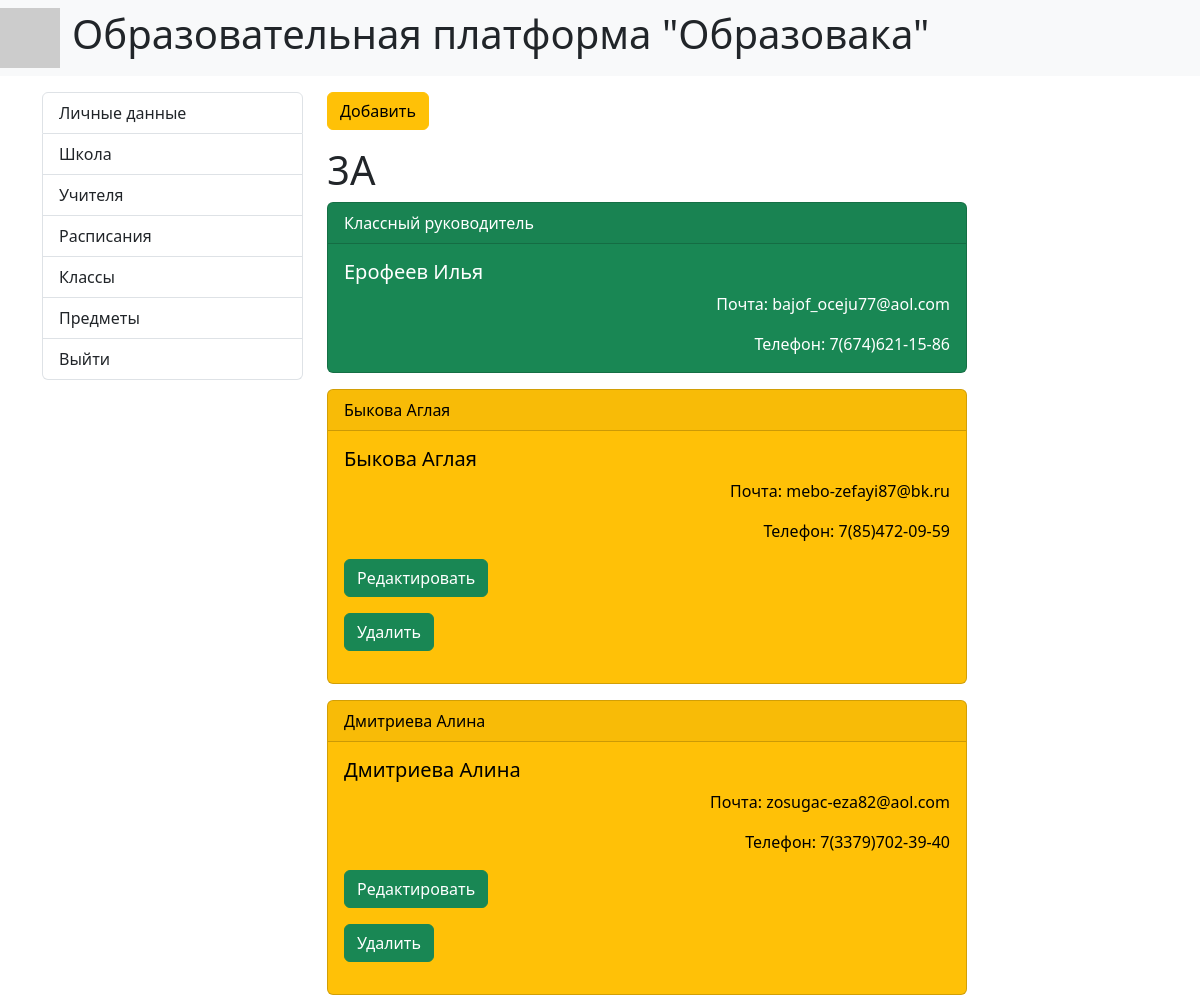
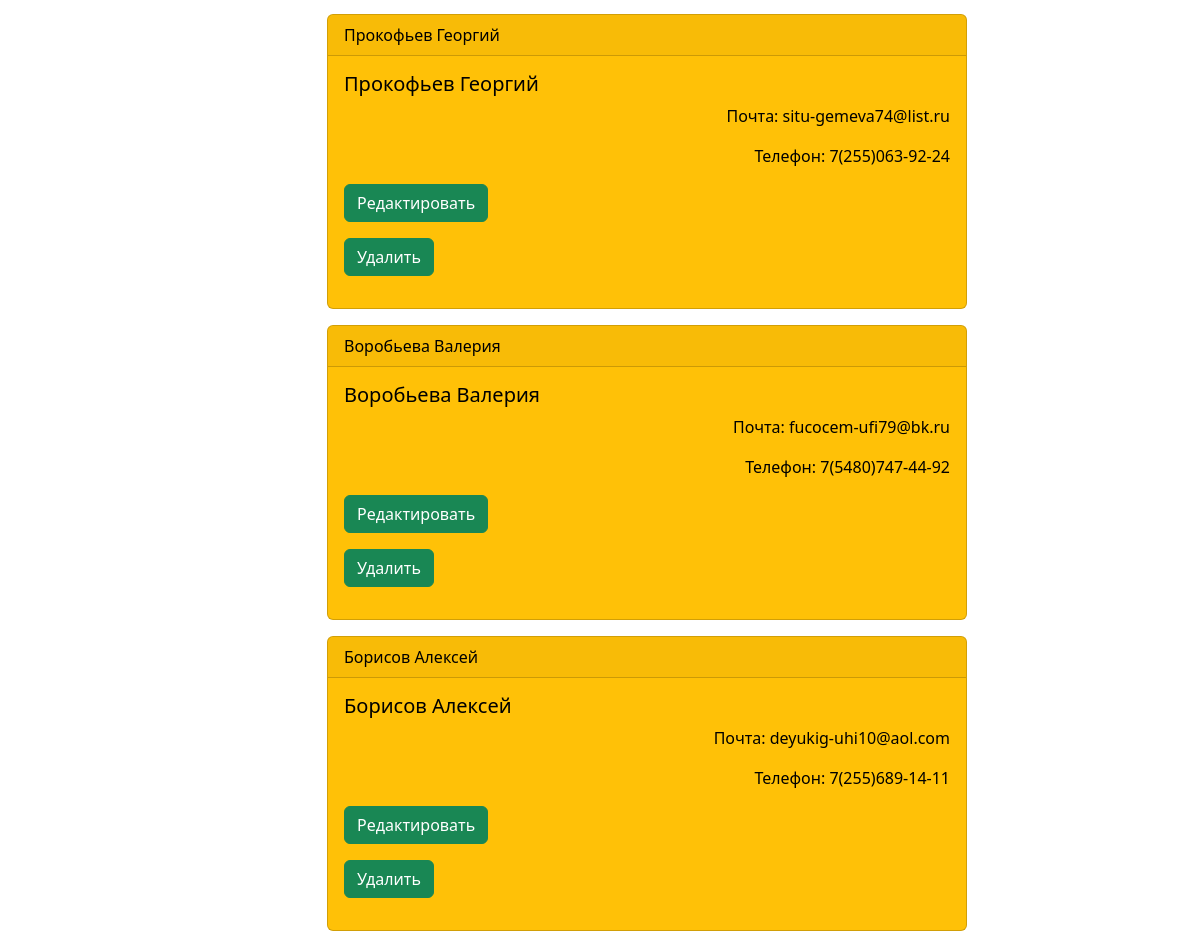
The app's page /group/1/6/details/ with its own data (2 pictures, top to bottom).
### core/models.py (models this page shows, shortened)
class Group(models.Model):
    name = models.CharField('Класс', max_length=10)
    teacher = models.ForeignKey('Teacher', on_delete=models.CASCADE, null=True)
    school = models.ForeignKey('School', on_delete=models.CASCADE, null=True)
    class Meta:
        verbose_name = 'Класс'
        verbose_name_plural = 'Класс'

class Teacher(models.Model):
    surname = models.CharField('Фамилия', max_length=250)
    name = models.CharField('Имя', max_length=250)
    lastname = models.CharField('Отчество', max_length=250, null=True)
    phone = models.CharField('Номер телефона', max_length=50, null=True)
    email = models.CharField('Электронная почта', max_length=50, default='email')
    login = models.CharField('Логин', max_length=150, default='login')
    password = models.CharField('Пароль', max_length=150, default='password')
    school = models.ForeignKey('School', on_delete=models.CASCADE, null=True)
    subject = models.ForeignKey('Subject', on_delete=models.CASCADE, null=True)
    class Meta:
        verbose_name = 'Учитель'
        verbose_name_plural = 'Учитель'

class Student(models.Model):
    surname = models.CharField('Фамилия', max_length=250)
    name = models.CharField('Имя', max_length=250)
    lastname = models.CharField('Отчество', max_length=250, null=True)
    phone = models.CharField('Номер телефона', max_length=50, default='phone')
    email = models.CharField('Электронная почта', max_length=50, default='email')
    login = models.CharField('Логин', max_length=150, default='login')
    password = models.CharField('Пароль', max_length=150, default='password')
    group = models.ForeignKey('Group', on_delete=models.CASCADE, null=True)
    class Meta:
        verbose_name = 'Ученик'
        verbose_name_plural = 'Ученик'

### core/views.py (the view)
# urls.py: path('group/<int:pk>/<int:pk_group>/details/', views.AdminGroupDetail.as_view(), name='group_details'),
class AdminGroupDetail(DetailView):
    model = models.Administrator
    template_name = 'core/admin_group.html'
    def get_context_data(self, **kwargs):
        context = super().get_context_data(**kwargs)
        admin = models.Administrator.objects.get(pk=self.kwargs['pk'])
        group = models.Group.objects.get(pk=self.kwargs['pk_group'])
        group_master = models.Teacher.objects.get(pk=group.teacher.pk)
        try:
            students = models.Student.objects.filter(group=group.pk)
            context['students'] = students
            context['group'] = group
            context['admin'] = admin
            context['group_master'] = group_master
            return context
        except models.Student.DoesNotExist:
            context['group'] = group
            context['admin'] = admin
            return context

### core/templates/core/admin_group.html
{% extends 'base.html' %}
{% block sidebar %}
{% include 'inc/_admin_sidebar.html' %}
{% endblock %}
{% block content %}
<div class="col-md-9">
    <p>
        <a href="{% url 'post_student' admin.pk %}" class="btn btn-warning"> Добавить </a>
    </p>
    <h1>{{ group.name }}</h1>
    <div class="card text-bg-success mb-3" style="max-width: 40rem;">
        <div class="card-header"> Классный руководитель</div>
        <div class="card-body">
            <h5 class="card-title"> {{ group_master.surname }} {{ group_master.name }} </h5>
            <p class="card-text text-end">Почта: {{ group_master.email }} </p>
            <p class="card-text text-end">Телефон: {{ group_master.phone }} </p>
        </div>
    </div>
    {% if students %}
    {% for student in students %}
    <div class="card text-bg-warning mb-3" style="max-width: 40rem;">
        <div class="card-header"> {{ student.surname }} {{ student.name }}</div>
        <div class="card-body">
            <h5 class="card-title"> {{ student.surname }} {{ student.name }} </h5>
            <p class="card-text text-end">Почта: {{ student.email }} </p>
            <p class="card-text text-end">Телефон: {{ student.phone }} </p>
            <p>
                <a href="{% url 'edit_student' admin.pk student.pk %}" class="btn btn-success"> Редактировать </a>
            </p>
            <p>
                <a href="{% url 'delete_student' admin.pk student.pk %}" class="btn btn-success"> Удалить </a>
            </p>
        </div>
    </div>
    {% endfor %}
    {% endif %}
</div>
{% endblock %}

### records on screen
Group: name "3А"
Teacher: surname "Ерофеев", name "Илья", email "bajof_oceju77@aol.com", phone "7(674)621-15-86"
Student: surname "Быкова", name "Аглая", email "mebo-zefayi87@bk.ru", phone "7(85)472-09-59"
Student: surname "Дмитриева", name "Алина", email "zosugac-eza82@aol.com", phone "7(3379)702-39-40"
Student: surname "Прокофьев", name "Георгий", email "situ-gemeva74@list.ru", phone "7(255)063-92-24"
Student: surname "Воробьева", name "Валерия", email "fucocem-ufi79@bk.ru", phone "7(5480)747-44-92"
Student: surname "Борисов", name "Алексей", email "deyukig-uhi10@aol.com", phone "7(255)689-14-11"
